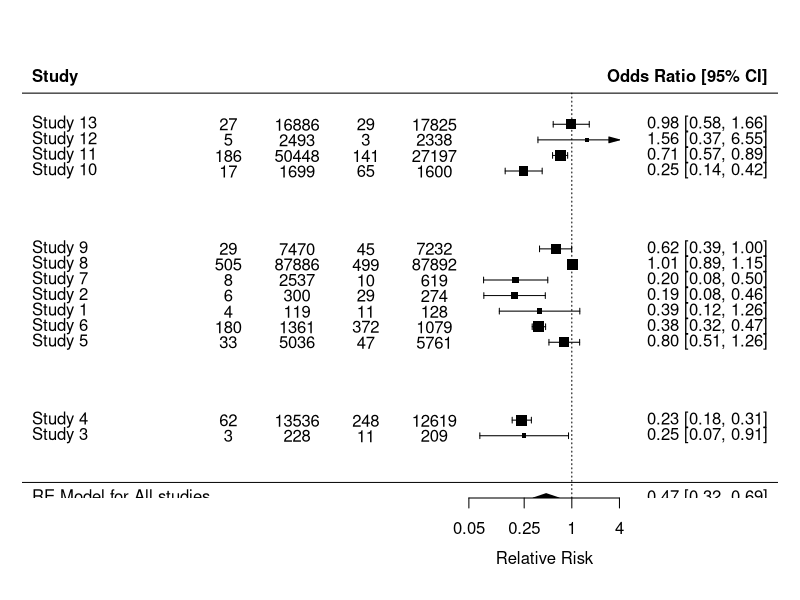

Source code (R): (Note: this script raises an error after producing the figure.)
library(tidyverse)

install.packages("metafor")
library(metafor)

#### 3.1 독립인 두 그룹

# 연속형 자료
# data
nmd <- get(data("dat.normand1999"))

nmd %>% str()
nmd %>% head()

escalc(measure = "MD", n1i = n1i, m1i = m1i, sd1i = sd1i, n2i = n2i, m2i = m2i, sd2i = sd2i, data = nmd) %>% summary()
# pval <- h0 : MD가 유효하지 않다(차이가 없다)

escalc(measure = "SMD", n1i = n1i, m1i = m1i, sd1i = sd1i, n2i = n2i, m2i = m2i, sd2i = sd2i, data = nmd) %>% summary()


# 이산형 자료
# data
data(dat.bcg)

bcg <- dat.bcg

bcg %>% str()

# relative risk
escalc(measure = "RR", ai = tpos, bi = tneg, ci = cpos, di = cneg, data = bcg, append = TRUE) %>% summary()

# 직접구하기
# bcg$InOR <- with(bcg, log((tpos*cneg)/(tneg*cpos)))
# bcg <- mutate(bcg, lnOR = log((tpos*cneg)/(tneg*cpos)))
# bcg <- mutate(bcg, Var_lnOR = 1/tpos + 1/cneg + 1/tneg + 1/cpos)

# odds ratio
escalc(measure = "OR", ai = tpos, bi = tneg, ci = cpos, di = cneg, data = bcg, append = TRUE) %>% summary()
# yi = lnOR, vi = VarlnOR

# relative risk difference
escalc(measure = "RD", ai = tpos, bi = tneg, ci = cpos, di = cneg, data = bcg, append = TRUE) %>% summary()

# 계수형 자료
hart <- get(data(dat.hart1999))

escalc(measure = "IRR", x1i = x1i, x2i = x2i, t1i = t1i, t2i = t2i, data = hart) %>% summary()
# yi = ln(IRR), vi = var(ln(IRR))


#### 3.2단일군
df <- data.frame(mi = 5, sdi = 10, ni = 50)
escalc(measure = "MN", mi = mi, sdi = sdi, ni = ni, data = df) %>% summary()
# "MN" for the raw mean

# 대응 그룹이나 단일군의 사전-사후 비교
df <- data.frame(m1i = 105, m2i = 100, sd1i = 10, sd2i = 10, ri = 0.5, ni = 50)
# ri = corr
escalc(measure = "MC", m1i = m1i, m2i = m2i, sd1i = sd1i, sd2i = sd2i, ri = ri, ni = ni, data = df) %>% summary()
# "MC" for the raw mean change

# 상관계수
mcd <- get(data(dat.mcdaniel1994))
mcd %>% str()

escalc(measure = "ZCOR", ri = ri, ni = ni, data = mcd) %>% summary()

# 이분형 자료
prz <- get(data(dat.pritz1997))
prz %>% str()

escalc(measure = "PR", xi = xi, ni = ni, data = prz) %>% summary()
# pr : proportion

escalc(measure = "PLO", xi = xi, ni = ni, data = prz) %>% summary()
# PLO : logit transformed proportion

escalc(measure = "PAS", xi = xi, ni = ni, data = prz) %>% summary()
# PAS : arcsine square root transformed proportion

# 계수형 자료
hart <- get(data(dat.hart1999))

escalc(measure = "IR", xi = x1i, ti = t1i, data = hart) %>% summary()
# IR : for the raw incidence rate

escalc(measure = "IRLN", xi = x1i, ti = t1i, data = hart) %>% summary()
# IRLN : log transformed incidence rate

escalc(measure = "IRS", xi = x1i, ti = t1i, data = hart) %>% summary()
# IRS : square root transformed incidence rate


#### 4. 통합추정치 추정
#### 4.1 고정효과모형
## 4.1.1 역분산 가중치 방법
data(dat.normand1999)
nmd <- dat.normand1999

nmd %>% str()
nmd %>% head()

# MD와 MD의 분산 계산
nmd_md <- escalc(measure = "MD", m1i = m1i, sd1i = sd1i, n1i = n1i, m2i = m2i, sd2i = sd2i, n2i = n2i, data = nmd)

# MD의 역분산가중치 통합추정치 계산 Random-Effects Model Analysis
rma(yi, vi, data = nmd_md, method = "FE")
# 가설검정 H0:θF=0 (θ는 효과 크기) Fixed effects model = FE
# Cochran's Q-test H0 = 모든 개별 연구의 효과크기는 동일
# I^2 : 통계적 이질성을 나타내는 통계량
# 이분산성이다 = 효과크기가 다르다 -> 회귀분석으로 따지면 yhat들의 분산이 고르지 않고 제각각이다 즉, 효과크기가 존재한다.

data(dat.bcg)
bcg <- dat.bcg

bcg_lnOR <- escalc(measure = "OR", ai = tpos, bi = tneg, ci = cpos, di = cneg, data = bcg, append = TRUE)

# ln(OR)의 역분산가중치 통합추정치 계산 Random-Effects Model Analysis
rma(yi, vi, data = bcg_lnOR, method = "FE")


## 4.1.2 멘텔-헨젤 추정법
rma.mh(measure = "OR", ai = tpos, bi = tneg, ci = cpos, di = cneg, data = bcg) %>% summary()
# Model Results (log scale) : 로그(오즈비)
# Cochran-Mantel-Haenszel Test -> H0 : OR1 = OR2 = ... = ORk = 1

# relative risk
rma.mh(measure = "RR", ai = tpos, bi = tneg, ci = cpos, di = cneg, data = bcg) %>% summary()

# relative risk difference
rma.mh(measure = "RD", ai = tpos, bi = tneg, ci = cpos, di = cneg, data = bcg) %>% summary()

# peto
rma.peto(ai = tpos, bi = tneg, ci = cpos, di = cneg, data = bcg) %>% summary()


#### 4.2 랜덤효과모형
data(dat.normand1999)
nmd <- dat.normand1999

nmd_md <- escalc(measure = "MD", n1i = n1i, m1i = m1i, sd1i = sd1i, n2i = n2i, m2i = m2i, sd2i = sd2i, data = nmd)

rma(yi, vi, data = nmd_md, method = "DL")
# DerSimonian-Laird estimator 
# 가설검정 H0:θF=0 (θ는 효과 크기)

data(dat.bcg)
bcg <- dat.bcg

bcg_lnOR <- escalc(measure = "OR", ai = tpos, bi = tneg, ci = cpos, di = cneg, data = bcg, append = TRUE)

# ln(OR)의 역분산가중치 통합추정치 계산 Random-Effects Model Analysis
rma(yi, vi, data = bcg_lnOR, method = "DL")



#### 5. 통계적 이질성
## 5.1 통계적 이질성 평가
# 5.1.1 숲그림
data(dat.bcg)
bcg <- dat.bcg

bcg_lnOR <- escalc(measure = "OR", ai = tpos, bi = tneg, ci = cpos, di = cneg, data = bcg, append = TRUE)
bcg_rma <- rma(yi, vi, data = bcg_lnOR, method = "DL")

forest(bcg_rma, xlim = c(-16, 6), at = log(c(.05, .25, 1, 4)), atransf = exp, ilab = cbind(bcg$tpos, bcg$tneg, bcg$cpos, bcg$cneg), ilab.xpos = c(-10, -8, -6, -4), cex = 1, ylim = c(-1, 27), order = order(bcg$alloc), rows = c(3:4, 9:15, 20:23), xlab = "Relative Risk", mlab = "RE Model for All studies")

# 5.1.2 통계적 이질성 검토를 위한 통계량
data(dat.bcg)
bcg <- dat.bcg
rma(measure = "OR", ai = tpos, bi = tneg, ci = cpos, di = cneg, data = bcg, method = "DL") %>% summary() 
# Cochran's Q-test H0 = 모든 개별 연구의 효과크기는 동일
# I^2 : 통계적 이질성을 나타내는 통계량
# H^2 Q통계량과 자유도의 비로 정의, H > 1 경우 설명할 수 없는 이질성이 있다고 판단 H^2 = Q/(k-1)
# tau : T 통계량, tau^2 : T^2 통계량 // 효과크기의 연구간 변동을 나타내는 분산 tau^2, tau의 추정량이 T^2, T 
rma(measure = "OR", ai = tpos, bi = tneg, ci = cpos, di = cneg, data = bcg, method = "DL") %>% confint()

## 5.2 하위그룹분석
data(dat.bcg)
bcg <- dat.bcg

rma(measure = "RR", ai = tpos, bi = tneg, ci = cpos, di = cneg, data = bcg, method = "DL", subset = (alloc == "systematic")) %>% summary()

rma(measure = "RR", ai = tpos, bi = tneg, ci = cpos, di = cneg, data = bcg, method = "DL", subset = (alloc == "random")) %>% summary()

rma(measure = "RR", ai = tpos, bi = tneg, ci = cpos, di = cneg, data = bcg, method = "DL", subset = (alloc == "alternate")) %>% summary()

rma(measure = "RR", ai = tpos, bi = tneg, ci = cpos, di = cneg, data = bcg, method = "DL", slab = paste(author, year, sep = ",")) %>% 
forest(xlim = c(-16, 6), at = log(c(.05, .25, 1, 4)), atransf = exp,
       ilab = cbind(bcg$tpos, bcg$tneg, bcg$cpos, bcg$cneg),
       ilab.xpos = c(-9.5, -8, -6, -4), cex = .75, ylim = c(-1, 27),
       order = order(bcg$alloc), rows= c(3:4, 9:15, 20:23),
       xlab = "Relative Risk", mlab = "RE Model for all studies")

## 5.3 메타회귀분석
## 5.3.1 고정효과 메타회귀모형
data(dat.bcg)
bcg <- dat.bcg

rma(measure = "RR", ai = tpos, bi = tneg, ci = cpos, di = cneg, data = bcg, method = "FE", mods = ablat, intercept = TRUE) %>% summary()
# Fixed effects model = FE
# ablat : 위도
# Cochran's Q-test H0 = 모든 개별 연구의 효과크기는 동일
# Test of Moderators <- 모형 
# 추정된 모형 ln(RR) = 0.3436 + (-0.0292)*mods(위도)

## 5.3.2 랜덤효과 메타회귀모형
rma(measure = "RR", ai = tpos, bi = tneg, ci = cpos, di = cneg, data = bcg, method = "DL", mods = ablat, intercept = TRUE) %>% summary()
# Test for Residual Heterogeneity 영가설: 모형으로 설명이 안되는 분산 = 0
# Test of Moderators 영가설 : 모든 회귀계수 = 0
# 추정된 모형 ln(RR) = (-0.0292)*mods(위도)
# I^2 : 통계적 이질성을 나타내는 통계량
# H^2 Q통계량과 자유도의 비로 정의, H > 1 경우 설명할 수 없는 이질성이 있다고 판단 H^2 = Q/(k-1)
# tau : T 통계량, tau^2 : T^2 통계량 // 효과크기의 연구간 변동을 나타내는 분산 tau^2, tau의 추정량이 T^2, T 
rma(measure = "RR", ai = tpos, bi = tneg, ci = cpos, di = cneg, data = bcg, method = "DL", mods = ~ ablat + year, intercept = TRUE) %>% influence()

rma(measure = "RR", ai = tpos, bi = tneg, ci = cpos, di = cneg, data = bcg, method = "DL", mods = ~ ablat + year, intercept = TRUE) %>% influence() %>% 
  plot()
